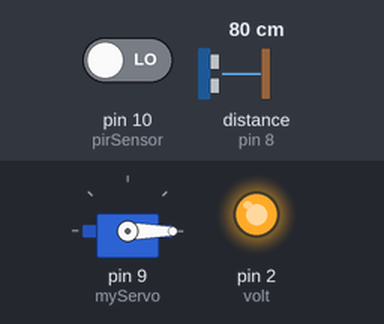
This sketch was run on a simulated Arduino Uno, built with avr-gcc and run on an emulated ATmega328P. Shown: servo, output pins drawn as LEDs (lit = HIGH). Wiring (inferred from the names in the program): ultrasonic range finder: trigger pin 7; echo pin 8. The inputs (shaded band) are chosen by the test bench; at power-on: distance to the obstacle (sensor on pin 8) 80 cm, pin 10 (pirSensor) LOW. The echo pulse lasts 58.3 µs per cm; pins used as bus, display or sensor lines are not drawn; what the sketch prints to the serial monitor is not drawn.

Above: at 0.01 s.
1.3 s: distance to the obstacle (sensor on pin 8) set to 2 cm
At 1.9 s:
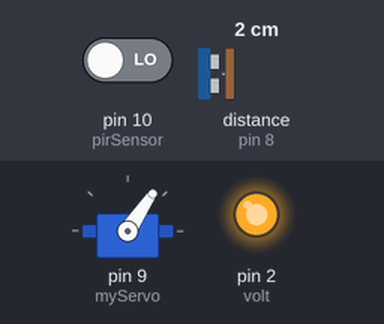
4.8 s: distance to the obstacle (sensor on pin 8) set to 60 cm
At 5.88 s:
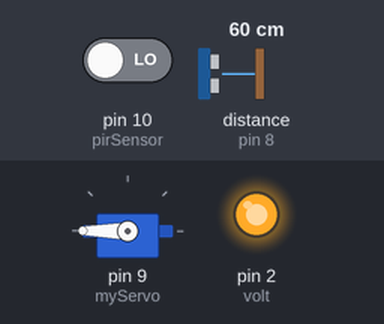
8.3 s: distance to the obstacle (sensor on pin 8) set to 4 cm
Timing chart, 0 to 18.7 s (numbered marks = the images above; inputs shaded):
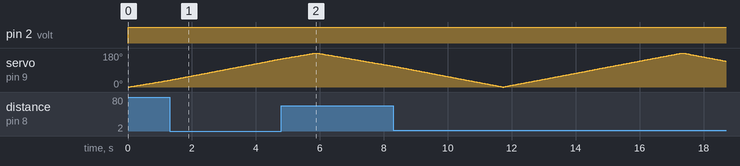

The sketch:

ZagHexa_Sonar_ino.ino
```cpp
#include <Servo.h>

// Defines Tirg and Echo pins of the Ultrasonic
#define trigPin 7
#define echoPin 8
#define volt 2
#define pirSensor 10  //set PIR pin

// Variables for the duration and the distance
long duration;
int distance;
Servo myServo; // Creates a servo object for controlling the servo motor

void setup() {
  pinMode(trigPin, OUTPUT); // Sets the trigPin as an Output
  pinMode(echoPin, INPUT); // Sets the echoPin as an Input
  pinMode(pirSensor, INPUT);
  pinMode(volt,OUTPUT);
  Serial.begin(9600);
  myServo.attach(9); // Defines on which pin is the servo motor attached
}
void loop() {
  digitalWrite(2, HIGH);
  int sensorValue = digitalRead(pirSensor);

  // rotates the servo motor from 0 to 180 degrees
  for(int i=0;i<=180;i++){
   if (sensorValue == 1) {
    Serial.print(1);
    Serial.print("-");
  }
   else {
    Serial.print(2);
    Serial.print("-");
    }
   myServo.write(i);
   delay(30);
   distance = calculateDistance(); // Calculating the distance by the ultrasonic for each degree.

  Serial.print(i); // Sends the current degree into the Serial Port
  Serial.print(","); // Sending this character will help me in indexing
  Serial.print(distance); // Sends the distance value into the Serial Port
  Serial.print("."); //  Sending this character will help me in indexing

  }
  // Repeats the previous lines from 180 to 0 degrees
  for(int i=180;i>0;i--){
    if (sensorValue == 1) {
    Serial.print(1);
    Serial.print("-");
  }
   else {
    Serial.print(2);
    Serial.print("-");
    }
    myServo.write(i);
    delay(30);
    distance = calculateDistance();
    Serial.print(i);
    Serial.print(",");
    Serial.print(distance);
    Serial.print(".");
  }
}

// Function for calculating the distance by the Ultrasonic
int calculateDistance(){
  digitalWrite(trigPin, LOW);
  delayMicroseconds(2);
  // Sets the trigPin on HIGH state for 10 micro seconds
  digitalWrite(trigPin, HIGH);
  delayMicroseconds(10);
  digitalWrite(trigPin, LOW);
  duration = pulseIn(echoPin, HIGH); // Reads the echoPin, returns the sound wave travel time in microseconds
  distance= duration*0.034/2;
  return distance;
}
```
